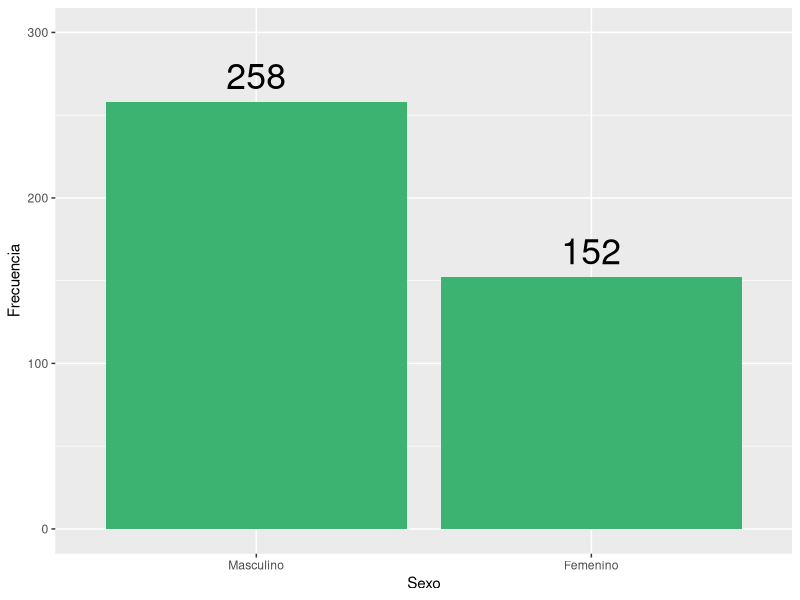
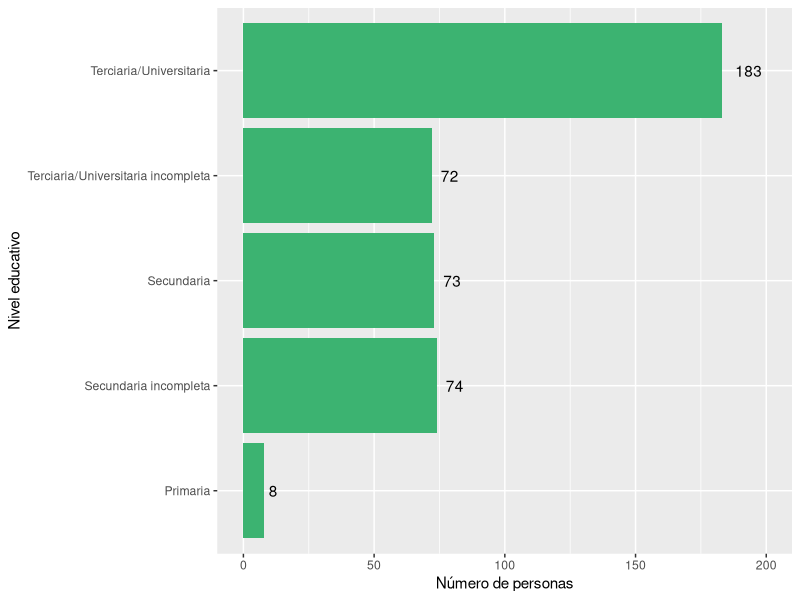
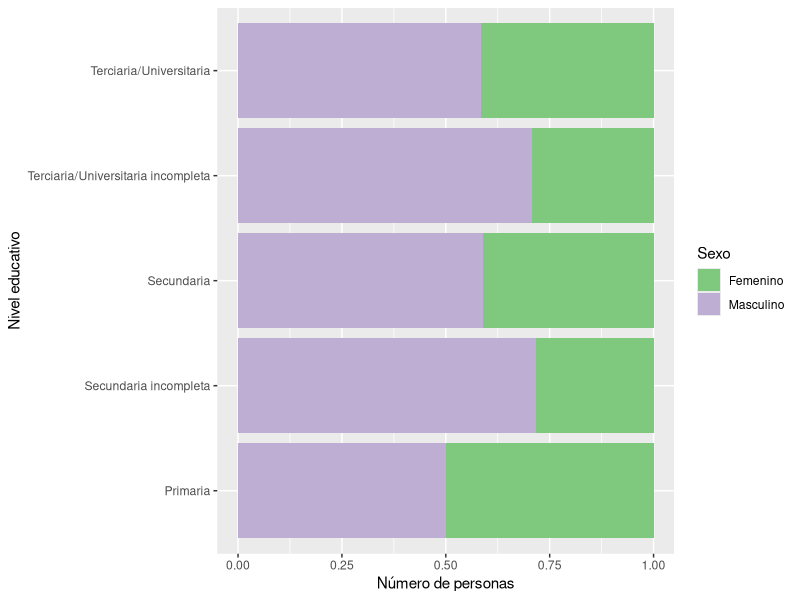
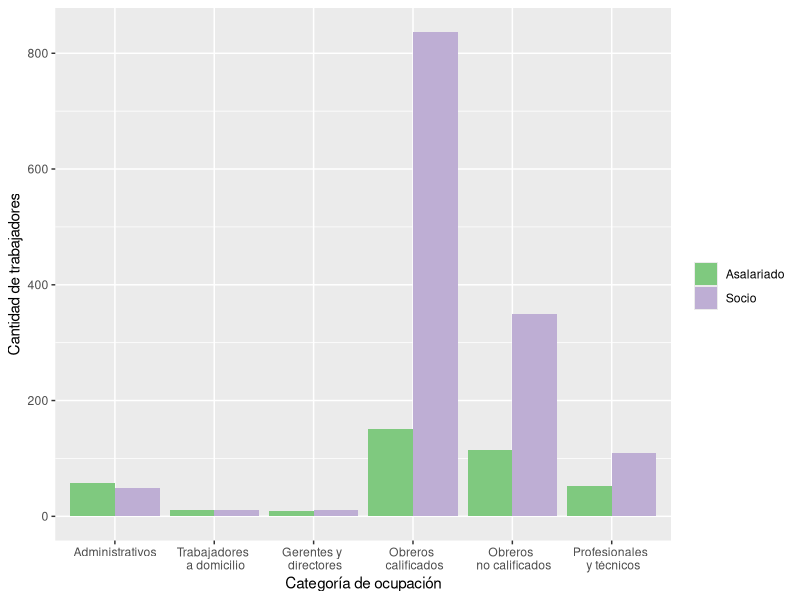
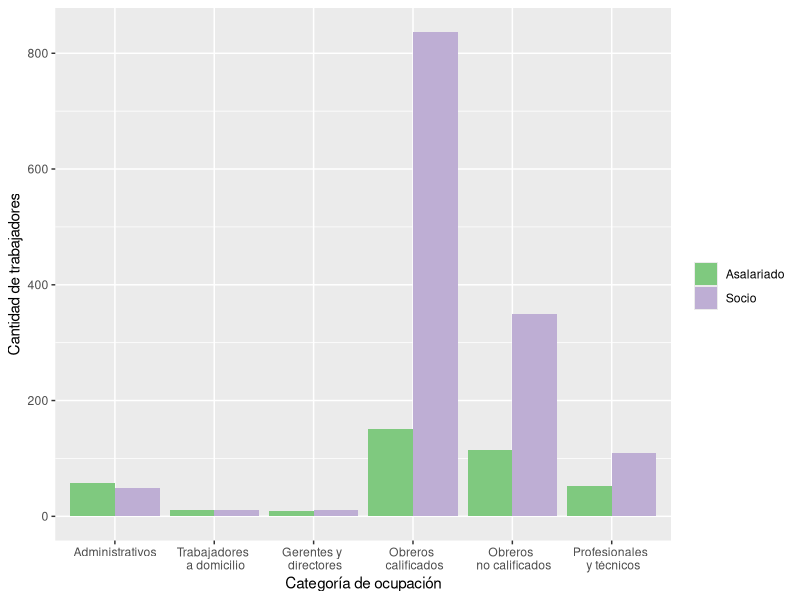
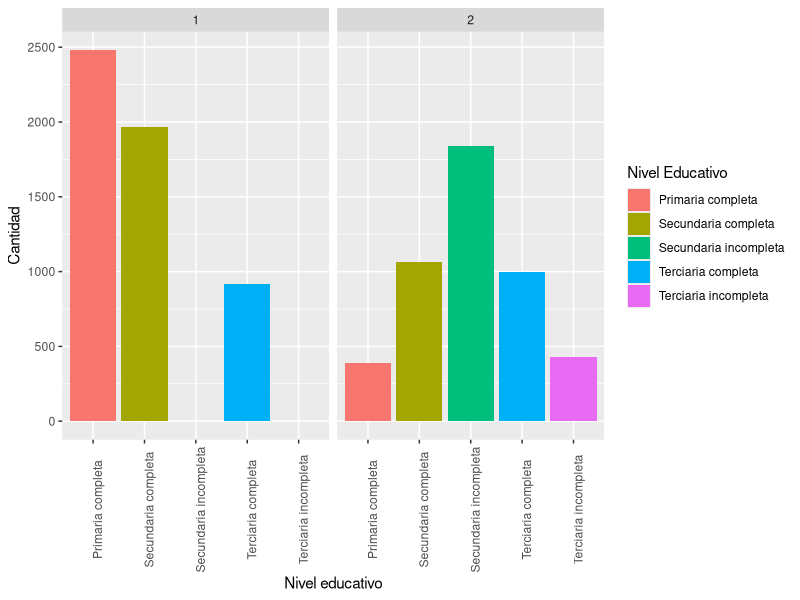
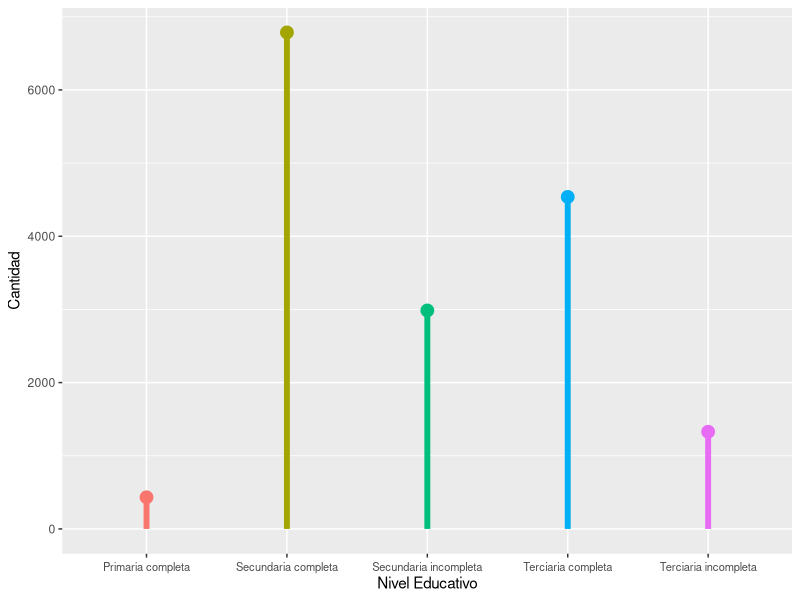
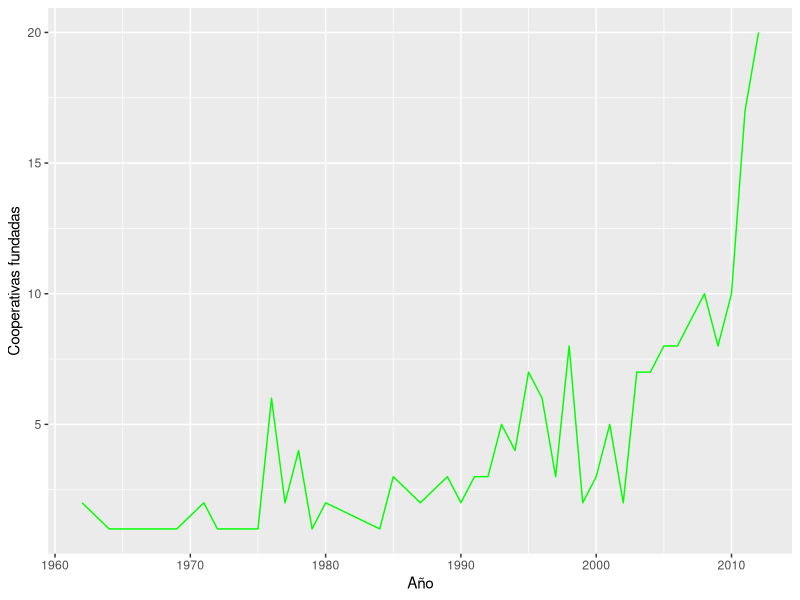

The R script that drew these images, in order:
## ---- chunk 1
knitr::opts_chunk$set(echo = FALSE, fig.pos = 'hbpt', message = FALSE, warning = FALSE)
## ---- chunk 2
### PREPARACIÓN DE LOS DATOS ###

library(tidyverse)
library(haven)
library(xtable)
library(lubridate)

datos <- read_dta("Datos/2011_2013panel.dta")

#Datos sobre: info general, cantidad de ocupados segun categorias   

gen_ocup <- datos %>% select(form, año, cp, ct, a22cargo, a4, a11a1, a11a2, a11a3,b1, b2SOC1:b2ASALtot, b2SOC135:b2ASALtotf, b3soc2p: b3asal6tuc, starts_with("ciiu"))


#Datos sobre: supervisión y conflicto: gestion, ausentismo

sup_conf <- datos %>%
  select(form, año, f21, f22, f23, f3, f3b1, f3b2, f3b3, f4bactitud, f4ccalidad)

  
#Datos sobre: tecnologia e innovación

tecno <- datos %>%
  select(form, año, g11:g31, g31:g31resul, g4proc:g422emp, g41a, g41b, g43a:g44b)
  
#Opiniones del entrevistado

opinion <- datos %>%
  select(form, año, h1posturaa, h5pacienci, h84educaci, h89sexo)

##Remuneraciones

#Salarios nominales promedio por categoria
Salarios <- datos %>% 
  select(form, año, c31asal:c36rs) 

##Inversion y financiamiento

EdiCons <- datos %>%
  select(Capital=d11capcap, Gastos= d11invgasg, Ingresos=d11invingi, Inversiones=d11invinv, Activo=d11actact)

TotAct <- datos %>%
  select(d16captot:d16acttot)

TotPas <- datos %>%
  select(d2tot)


#Trabajadores que ingresaron y dejaron la cooperativa por edad.
TraIng <- datos %>%
  select(año, b18a35soc:b18atot)

TraDej <- datos %>%
  select(año, b14a35soc:b14atot)

## ---- chunk 3
opinion %>%
  filter(is.na(h89sexo) == FALSE) %>%  #En el primer anio no se pregunto
  ggplot(aes(as.factor(h89sexo))) +
  geom_bar(fill = "mediumseagreen") +
  labs(x = "Sexo", y = "Frecuencia") +
  scale_x_discrete(labels = c("Masculino", "Femenino") ) +
  geom_text(aes(y = (..count..), label = (..count..)), stat = "count", vjust = -.5, size = 9) +
  ylim(0, 300)
## ---- chunk 4
opinion %>%
  filter(is.na(h89sexo) == FALSE) %>%  #En el primer anio no se pregunto
  ggplot() +
  geom_bar(aes(as.factor(h84educaci)), fill = "mediumseagreen") +
  scale_x_discrete(labels = c("Primaria", "Secundaria incompleta", "Secundaria", "Terciaria/Universitaria incompleta", "Terciaria/Universitaria")) +
  coord_flip() +
  labs(x = "Nivel educativo", y = "Número de personas") +
  geom_text(aes(x = h84educaci, y = (..count..), label = (..count..)), stat = "count", hjust = -.5) + ylim(0, 200)
## ---- chunk 5
opinion %>%
  filter(is.na(h89sexo) == FALSE) %>%
  mutate(h89sexo = recode(h89sexo, `1` = "Masculino", `2` = "Femenino")) %>%
  ggplot() +
  geom_bar(aes(as.factor(h84educaci), fill = as.factor(h89sexo)), position = "fill") +
  scale_fill_discrete(labels = c("Masculino", "Femenino")) +
  scale_fill_brewer(palette = "Accent") +
  scale_x_discrete(labels = c("Primaria", "Secundaria incompleta", "Secundaria", "Terciaria/Universitaria incompleta", "Terciaria/Universitaria")) +
  coord_flip() +
  labs(x = "Nivel educativo", y = "Número de personas", fill = "Sexo") 
## ---- chunk 6
# ver que pasa con esto
ocup_edad <- gen_ocup %>%
  filter(año == 2) %>%
  gather("soc_s_edad_ocup", "Cantidad", b2SOC135:b2SOCtot51) %>%
  filter(soc_s_edad_ocup != "b2SOCtot35", soc_s_edad_ocup != "b2SOCtot35a5", soc_s_edad_ocup != "b2SOCtot51") %>%
  mutate(
    cargo = case_when(
      soc_s_edad_ocup %in% c("b2SOC135", "b2SOC135a50","b2SOC151") ~ "Gerente",
      soc_s_edad_ocup %in% c("b2SOC235", "b2SOC235a50", "b2SOC251") ~ "Prof_o_tec",
      soc_s_edad_ocup %in% c("b2SOC335", "b2SOC335a50", "b2SOC351") ~ "Admin",
      soc_s_edad_ocup %in% c("b2SOC435", "b2SOC435a50", "b2SOC451") ~ "obrero_trabcalif",
      soc_s_edad_ocup %in% c("b2SOC535", "b2SOC535a50", "b2SOC551") ~ "obrero_trabnocalif",
      soc_s_edad_ocup %in% c("b2SOC635", "b2SOC635a50", "b2SOC651") ~ "domicilio"
            ),
    
    edad = case_when(
      soc_s_edad_ocup %in% c("b2SOC135", "b2SOC235", "b2SOC335", "b2SOC435", "b2SOC535") ~ "Menor_35" ,
      soc_s_edad_ocup %in% c("b2SOC135a50", "b2SOC235a50", "b2SOC335a50", "b2SOC435a50", "b2SOC535a50") ~ "36_50" ,
      soc_s_edad_ocup %in% c("b2SOC151", "b2SOC151", "b2SOC151", "b2SOC151", "b2SOC151") ~ "Mayor_51"
    )
  )
  
ocup_edad %>%
  group_by(cargo, edad) %>%
  summarise(n = n())
## ---- chunk 7
gen_ocup %>%
  gather("categoria", "ocup", b2SOC1:b2SOC6, b2ASAL1:b2ASAL6) %>%
  filter(!is.na(categoria), cp == 1) %>%
  mutate(
    cat_ocup = case_when(
               categoria %in% c("b2SOC1", "b2ASAL1") ~ "Gerente_dir",
               categoria %in% c("b2SOC2", "b2ASAL2") ~ "prof_tec",
               categoria %in% c("b2SOC3", "b2ASAL3") ~ "admin",
               categoria %in% c("b2SOC4", "b2ASAL4") ~ "obrero_calif",
               categoria %in% c("b2SOC5", "b2ASAL5") ~ "obrero_nocalif",
               categoria %in% c("b2SOC6", "b2ASAL6") ~ "adomicilio",
               ),
    cat_AS = if_else(categoria %in% c("b2SOC1", "b2SOC2", "b2SOC3", "b2SOC4", "b2SOC5", "b2SOC6"), "Socio", "Asalariado")
    ) %>%
  ggplot() +
  geom_bar(aes(x = cat_ocup, y = ocup, fill = cat_AS), stat = "identity", position = "dodge") +
  scale_x_discrete(labels = c(
    "Administrativos", 
    "Trabajadores \n a domicilio", 
    "Gerentes y \n directores", 
    "Obreros \n calificados", 
    "Obreros \n no calificados", 
    "Profesionales \n y técnicos")
    ) + 
  labs(x = "Categoría de ocupación", y = "Cantidad de trabajadores", fill = "") +
  scale_fill_brewer(palette = "Accent")
## ---- chunk 8
gen_ocup %>%
  gather("categoria", "ocup", b2SOC1:b2SOC6, b2ASAL1:b2ASAL6) %>%
  filter(!is.na(categoria), cp == 1) %>%
  mutate(
    cat_ocup = case_when(
               categoria %in% c("b2SOC1", "b2ASAL1") ~ "Gerente_dir",
               categoria %in% c("b2SOC2", "b2ASAL2") ~ "prof_tec",
               categoria %in% c("b2SOC3", "b2ASAL3") ~ "admin",
               categoria %in% c("b2SOC4", "b2ASAL4") ~ "obrero_calif",
               categoria %in% c("b2SOC5", "b2ASAL5") ~ "obrero_nocalif",
               categoria %in% c("b2SOC6", "b2ASAL6") ~ "adomicilio"
               ),
    cat_AS = if_else(categoria %in% c("b2SOC1", "b2SOC2", "b2SOC3", "b2SOC4", "b2SOC5", "b2SOC6"), "Socio", "Asalariado")
    ) %>%
  ggplot() +
  geom_bar(aes(x = cat_ocup, y = ocup, fill = cat_AS), stat = "identity", position = "dodge") +
  scale_x_discrete(labels = c(
    "Administrativos", 
    "Trabajadores \n a domicilio", 
    "Gerentes y \n directores", 
    "Obreros \n calificados", 
    "Obreros \n no calificados", 
    "Profesionales \n y técnicos")
    ) + 
  labs(x = "Categoría de ocupación", y = "Cantidad de trabajadores", fill = "") +
  scale_fill_brewer(palette = "Accent")
## ---- chunk 9
gen_ocup %>%
  select(año, b3soc2p:b3soc6tuc) %>%
  group_by(año) %>%
  summarise(b3soc2p = sum(b3soc2p, na.rm = T),
            b3soc3si = sum(b3soc3si, na.rm = T),
            b3soc4sc = sum(b3soc4sc, na.rm = T),
            b3soc5tui = sum(b3soc5tui, na.rm = T),
            b3soc6tuc = sum(b3soc6tuc, na.rm = T)) %>%
  gather("NivelEducativo", "Cantidad", -año) %>%
  mutate(NivelEducativo = recode(NivelEducativo, b3soc2p = "Primaria completa", b3soc3si = "Secundaria incompleta", b3soc4sc = "Secundaria completa", b3soc5tui = "Terciaria incompleta", b3soc6tuc = "Terciaria completa")) %>% 
  ggplot() +
  geom_bar(aes(x = NivelEducativo, y = Cantidad, fill = NivelEducativo), stat = "identity", position = "dodge") + facet_wrap(~año) + theme(axis.text.x = element_text(angle = 90)) +
  labs(x = "Nivel educativo", y = "Cantidad", fill = "Nivel Educativo")
  
## ---- chunk 10
gen_ocup %>%
  select(año, b3asal2p:b3asal6tuc) %>%
  filter(año == 2) %>% 
  group_by(año) %>%
  summarise(b3asal2p = sum(b3asal2p, na.rm = T),
            b3asal3si = sum(b3asal3si, na.rm = T),
            b3asal4sc = sum(b3asal4sc, na.rm = T),
            b3asal5tui = sum(b3asal5tui, na.rm = T),
            b3asal6tuc = sum(b3asal6tuc, na.rm = T)) %>%
  gather("NivelEducativo", "Cantidad", -año) %>%
  mutate(NivelEducativo = recode(NivelEducativo, b3asal2p = "Primaria completa", b3asal3si = "Secundaria incompleta", b3asal4sc = "Secundaria completa", b3asal5tui = "Terciaria incompleta", b3asal6tuc = "Terciaria completa")) %>% 
 ggplot() +
  geom_point(aes(x = Cantidad, y = NivelEducativo, colour = NivelEducativo), size = 4) +
  geom_segment(aes(x = 0, y = NivelEducativo, xend = Cantidad, yend = NivelEducativo, colour = NivelEducativo), size = 2) +
   theme(axis.text.x = element_text(vjust = 0.5, size = 8), legend.position = "none") +
  labs(x = "Cantidad", y = "Nivel Educativo", colour = "Nivel Educativo") +
  coord_flip()
## ---- chunk 11
inno_arr <- datos %>%
  select(form, año, cp, a4, g4prod, g4proc, g4org, g4com) %>%
  mutate(a4 = as.Date(a4, format = "%d/%m/%Y")) %>%
  filter(a4 > "1800-01-01" & a4 < "2013-01-01", is.na(g4prod) == FALSE, is.na(g4proc) == FALSE, is.na(g4org) == FALSE, is.na(g4com) == FALSE, cp == 1)

inno_arr %>%
  mutate(a4 = year(a4)) %>%
  group_by(a4) %>%
  summarise(n = n()) %>%
  ggplot() +
  geom_line(aes(x = a4, y = n), color = "green") +
  labs(x = "Año", y = "Cooperativas fundadas")
## ---- chunk 12
inno_arr %>%
  gather("tipo", "hubo", g4prod, g4proc, g4org, g4com) %>%
  mutate(a4 = year(a4), hubo = recode(hubo, `1` = "Sí", `2` = "No")) %>%
  group_by(a4, tipo, hubo) %>%
  summarise(n = n()) %>%
  mutate(prop = n/sum(n)) %>%
  filter(hubo != "No") %>%
  ggplot() +
  geom_tile(aes(x = a4, y = tipo, fill = prop)) +
  scale_y_discrete(labels = c("Producto", "Proceso", "Organización", "Comercialización")) + 
  labs(x = "Año de inicio de actividades", y = "Área de innovación", fill = "Proporción de \n empresas \n que innovaron") 
## ---- chunk 13

#ver outliers

gen_ocup %>%
  mutate(tipo_coop = case_when(cp == 1 & is.na(ct) ~ "CP", ct == 1  ~ "CT")) %>%
  filter(a11a1 < 500, a11a2 < 500, a11a3 < 500) %>% #Hay outliers que son posibles errores y afectan mucho la grafica
  gather("tipo_colab", "cantidad", a11a1, a11a2, a11a3) %>%
  mutate(tipo_colab = recode(tipo_colab,a11a1 = "Proveedoras", a11a2 = "Socias", a11a3 = "Clientes")) %>%
  group_by(tipo_colab, cantidad) %>%
  summarise(n = n()) %>%
  ggplot() + 
  geom_bar(aes(x = cantidad, y =  n), stat = "identity", fill = "mediumseagreen") + 
  facet_wrap(vars(tipo_colab)) +
  labs(x = "Número de cooperativas", y = "Frecuencia entre las cooperativas encuestadas")
## ---- chunk 14
gen_ocup %>%
  mutate(tipo_coop = case_when(cp == 1 & is.na(ct) ~ "CP", ct == 1  ~ "CT")) %>%
  filter(a11a1 < 500, a11a2 < 500, a11a3 < 500) %>% #Hay outliers que son posibles errores y afectan mucho la grafica
  gather("tipo_colab", "cantidad", a11a1, a11a2, a11a3) %>%
  mutate(tipo_colab = recode(tipo_colab,a11a1 = "Proveedoras", a11a2 = "Socias", a11a3 = "Clientes")) %>%
  group_by(tipo_colab, cantidad) %>%
  filter(cantidad > 15)

## ---- chunk 15
dat_5 <- datos %>%
  select(form, año, f3, h5pacienci, h1posturaa, h89sexo) %>%
  filter(año == 2, is.na(f3) == FALSE, is.na(h5pacienci) == FALSE ) %>%
  mutate(h89sexo = recode(h89sexo, `1` = "Masculino", `2` = "Femenino"), f3 = recode(f3, `1` = "Sí", `2` = "No"))


  ggplot(dat_5) +
    geom_bar(aes(x = as.factor(h5pacienci), fill = as.factor(f3)), position = "fill") +
    labs(x = "Nivel de paciencia", y = "Proporción", fill = "¿Es el ausentismo \n un problema \n en su cooperativa?") +
    scale_fill_brewer(palette = "Accent")
## ---- chunk 16
dat_7 <- datos %>%
  select(form, año, g11, g12, g13, g14, g15) 

dat_7 %>%
  filter(año == 1) %>%
  group_by(g14, g12 ) %>%
  summarise(n = n()) %>%
  mutate(prop = round(n/sum(n), 4)) %>%
  ggplot(aes(x = as.factor(g14), y = as.factor(g12))) +
  geom_tile(aes(fill = prop)) +
  geom_text(aes(label = prop), color = "white") +
  scale_x_discrete(labels = c("Mucho peor", "Peor", "Igual", "Mejor", "Mucho mejor")) +
  scale_y_discrete(labels = c("Mucho peor", "Peor", "Igual", "Mejor", "Mucho mejor")) +
  labs(x = "Capacitación de personal", y = "Capacidad de producción", fill = "Proporción")
## ---- chunk 17
dat_7 <- datos %>%
  select(form, año, g11, g12, g13, g14, g15) 

dat_7 %>%
  filter(año == 1) %>%
  group_by(g15, g12 ) %>%
  summarise(n = n()) %>%
  mutate(prop = round(n/sum(n), 4)) %>%
  ggplot(aes(x = as.factor(g15), y = as.factor(g12))) +
  geom_tile(aes(fill = prop)) +
  geom_text(aes(label = prop), color = "white") +
  scale_x_discrete(labels = c("Mucho peor", "Peor", "Igual", "Mejor", "Mucho mejor")) +
  scale_y_discrete(labels = c("Mucho peor", "Peor", "Igual", "Mejor", "Mucho mejor")) +
  labs(x = "Maquinaria y equipos", y = "Capacidad de producción", fill = "Proporción")
## ---- chunk 18
datos %>%
  select(form, año, g31:g31resul) %>%
  rename("invierte"= g31, "monto"= g31inv, "resultado"= g31resul) %>%
  mutate(resultado= recode(resultado, `1` = "Muy malo", `2` = "Malo", `3` = "Nulo", `4` = "Bueno", `5` = "Muy bueno")) %>%
  ggplot() +
  geom_boxplot(aes(x= resultado, y= monto))
## ---- chunk 19
ggplot(inno_arr) +
  geom_bar(aes(year(a4), fill = as.factor(g4prod)), position = "fill") +
  scale_fill_discrete(labels = c("Si", "No" )) +
  labs(x = "Año de inicio de actividades", y = "Proporción", fill = "¿Hubo innovación en producto?")

## ---- chunk 20

ggplot(inno_arr) +
  geom_bar(aes(year(a4), fill = as.factor(g4proc)), position = "fill") +
  scale_fill_discrete(labels = c("Si", "No" )) +
  labs(x = "Año de inicio de actividades", y = "Proporción", fill = "¿Hubo innovación en proceso?")

## ---- chunk 21

ggplot(inno_arr) +
  geom_bar(aes(year(a4), fill = as.factor(g4org)), position = "fill") +
  scale_fill_discrete(labels = c("Si", "No" )) +
  labs(x = "Año de inicio de actividades", y = "Proporción", fill = "¿Hubo innovación en organización?")

## ---- chunk 22

ggplot(inno_arr) +
  geom_bar(aes(year(a4), fill = as.factor(g4com)), position = "fill") +
  scale_fill_discrete(labels = c("Si", "No" )) +
  labs(x = "Año de inicio de actividades", y = "Proporción", fill = "¿Hubo innovación en comercialización?")
